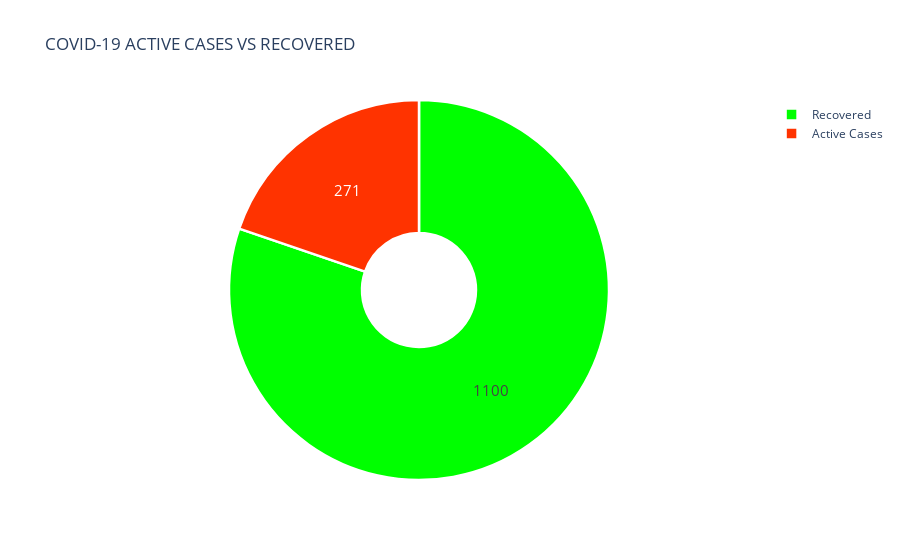

The notebook cell saved with this chart:
### Markdown cell above
### 2 - VISUALIZAÇÃO GRÁFICA

### Code cell
carona_data = df_breves.groupby(['Date'])['Active Cases','Recovered'].sum().reset_index()
labels = ['Active Cases','Recovered']
values = [carona_data['Active Cases'].iloc[-1], carona_data['Recovered'].iloc[-1]]
# Use `hole` to create a donut-like pie chart
fig = go.Figure(data=[go.Pie(labels=labels, values=values, hole=.3)])
fig.update_traces(hoverinfo='label+percent', textinfo='value',textfont_size=15,
                  marker=dict(colors=['#ff3300','#00ff00'], line=dict(color='#FFFFFF', width=2.5)))
fig.update_layout(
    title='COVID-19 ACTIVE CASES VS RECOVERED')
fig.show()

### Figure 1 — Plotly figure (JSON) as saved in the notebook; plotly's stock layout.template omitted (floating-point values rounded to 4 significant figures)
{"data": [{"hole": 0.3, "hoverinfo": "label+percent", "labels": ["Active Cases", "Recovered"], "marker": {"colors": ["#ff3300", "#00ff00"], "line": {"color": "#FFFFFF", "width": 2.5}}, "textfont": {"size": 15}, "textinfo": "value", "type": "pie", "values": [271, 1100]}], "layout": {"title": {"text": "COVID-19 ACTIVE CASES VS RECOVERED"}}}
